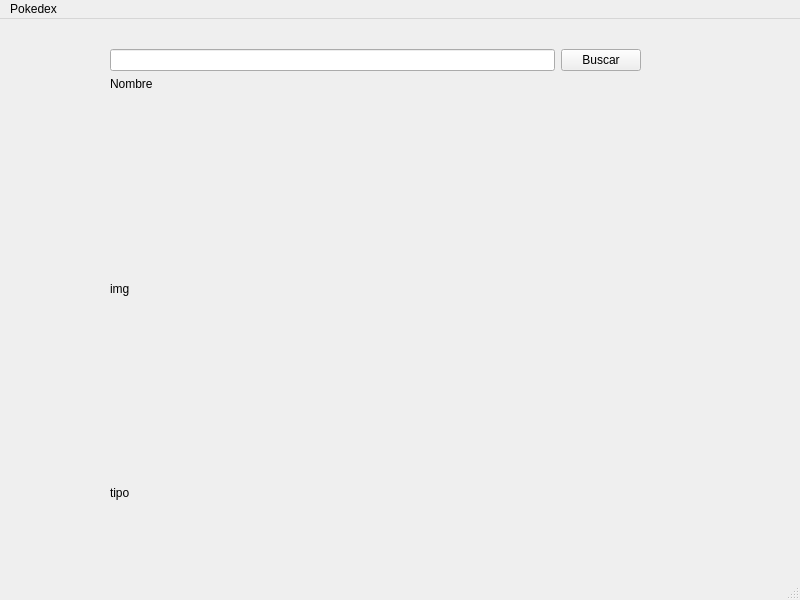
<?xml version="1.0" encoding="UTF-8"?>
<ui version="4.0">
 <class>Ui_PkmDisplay</class>
 <widget class="QMainWindow" name="Ui_PkmDisplay">
  <property name="geometry">
   <rect>
    <x>0</x>
    <y>0</y>
    <width>800</width>
    <height>600</height>
   </rect>
  </property>
  <property name="windowTitle">
   <string>MainWindow</string>
  </property>
  <widget class="QWidget" name="centralwidget">
   <widget class="QWidget" name="gridLayoutWidget">
    <property name="geometry">
     <rect>
      <x>110</x>
      <y>30</y>
      <width>531</width>
      <height>451</height>
     </rect>
    </property>
    <layout class="QGridLayout" name="gridLayout">
     <item row="4" column="1">
      <spacer name="verticalSpacer_2">
       <property name="orientation">
        <enum>Qt::Vertical</enum>
       </property>
       <property name="sizeHint" stdset="0">
        <size>
         <width>20</width>
         <height>40</height>
        </size>
       </property>
      </spacer>
     </item>
     <item row="0" column="2">
      <widget class="QPushButton" name="getPokemon">
       <property name="text">
        <string>Buscar</string>
       </property>
      </widget>
     </item>
     <item row="0" column="1">
      <widget class="QLineEdit" name="lineEdit"/>
     </item>
     <item row="6" column="1">
      <widget class="QLabel" name="type">
       <property name="text">
        <string>tipo</string>
       </property>
      </widget>
     </item>
     <item row="2" column="1">
      <spacer name="verticalSpacer">
       <property name="orientation">
        <enum>Qt::Vertical</enum>
       </property>
       <property name="sizeHint" stdset="0">
        <size>
         <width>20</width>
         <height>40</height>
        </size>
       </property>
      </spacer>
     </item>
     <item row="1" column="1">
      <widget class="QLabel" name="nombre">
       <property name="text">
        <string>Nombre</string>
       </property>
      </widget>
     </item>
     <item row="3" column="1">
      <widget class="QLabel" name="img">
       <property name="text">
        <string>img</string>
       </property>
      </widget>
     </item>
    </layout>
   </widget>
  </widget>
  <widget class="QMenuBar" name="menubar">
   <property name="geometry">
    <rect>
     <x>0</x>
     <y>0</y>
     <width>800</width>
     <height>32</height>
    </rect>
   </property>
   <widget class="QMenu" name="menuPokedex">
    <property name="title">
     <string>Pokedex</string>
    </property>
   </widget>
   <addaction name="menuPokedex"/>
  </widget>
  <widget class="QStatusBar" name="statusbar"/>
 </widget>
 <resources/>
 <connections/>
</ui>
